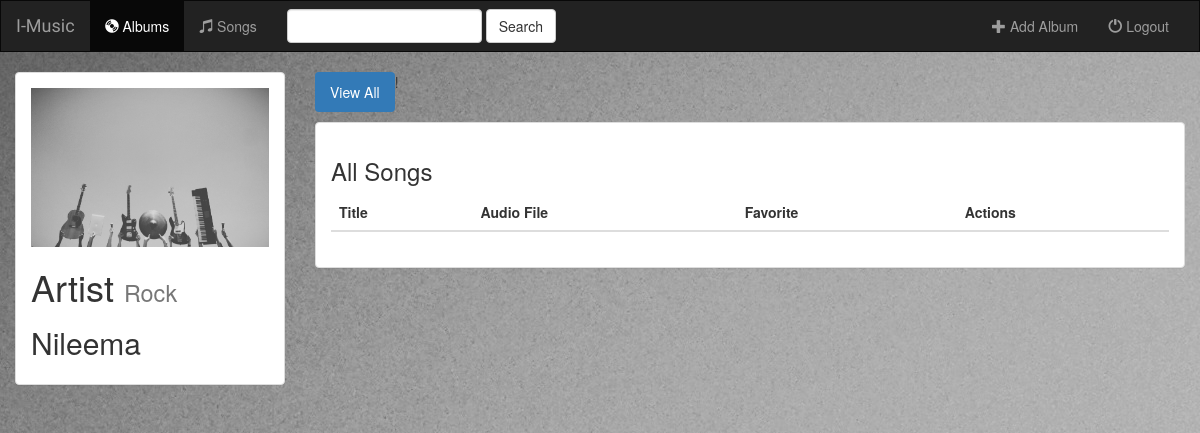
Screenshot of /3/ with the database file from the repository.
### music/models.py (models this page shows, shortened)
class Album(models.Model):
    artist = models.CharField(max_length=250)
    album_title = models.CharField(max_length=500)
    genre = models.CharField(max_length=100)
    album_logo = models.FileField()
    def __str__(self):
        return self.album_title + '-' + self.artist

### music/views.py (the view)
# urls.py: url(r'^(?P<pk>[0-9]+)/$', views.DetailView.as_view(), name='detail'),
class DetailView(generic.DetailView):
    model = Album
    template_name = 'music/detail.html'

### music/templates/music/detail.html (shortened to what this page needs)
{% extends 'music/base.html' %}
{% block body %}
<div class="container-fluid songs-container">
    <div class="row">
        <div class="col-sm-4 col-md-3">
            <div class="panel panel-default">
                <div class="panel-body">
                    <a href="{% url 'music:detail' album.id %}">
                        {% if album.album_logo %}
                            <img src="{{ album.album_logo.url }}" class="img-responsive">
                        {% else %}
                            <h3>No image to display</h3>
                        {% endif %}
                    </a>
                    <h1>{{ album.album_title }} <small>{{ album.genre }}</small></h1>
                    <h2>{{ album.artist }}</h2>
                </div>
            </div>
        </div>
        <div class="col-sm-8 col-md-9">
            <ul class="nav nav-pills" style="margin-bottom: 10px;">
                <li role="presentation" class="active"><a href="{% url 'music:detail' album.id %}">View All</a></li>
                !
            </ul>
            <div class="panel panel-default">
                <div class="panel-body">
                    <h3>All Songs</h3>
                    <table class="table">
                        <thead>
                        <tr>
                            <th>Title</th>
                            <th>Audio File</th>
                            <th>Favorite</th>
                            <th>Actions</th>
                        </tr>
                        </thead>
                    </table>
                </div>
            </div>
        </div>
    </div>
</div>
{% endblock %}

### music/static/music/style.css (style rules this page uses)
body { background: white url("images/abstract-music-rock-bw.jpg"); }

### rows the page displays
Album: album_logo (picture), album_title "Artist", genre "Rock", artist "Nileema"
